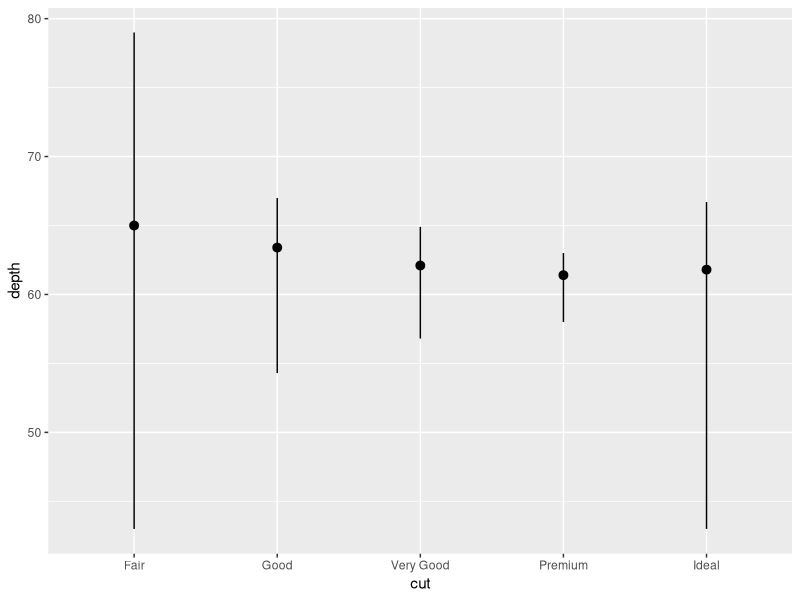
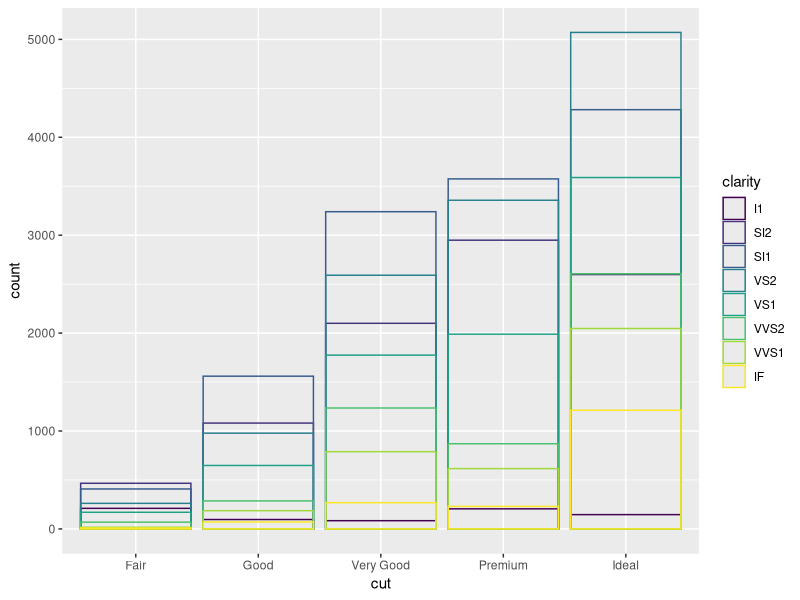
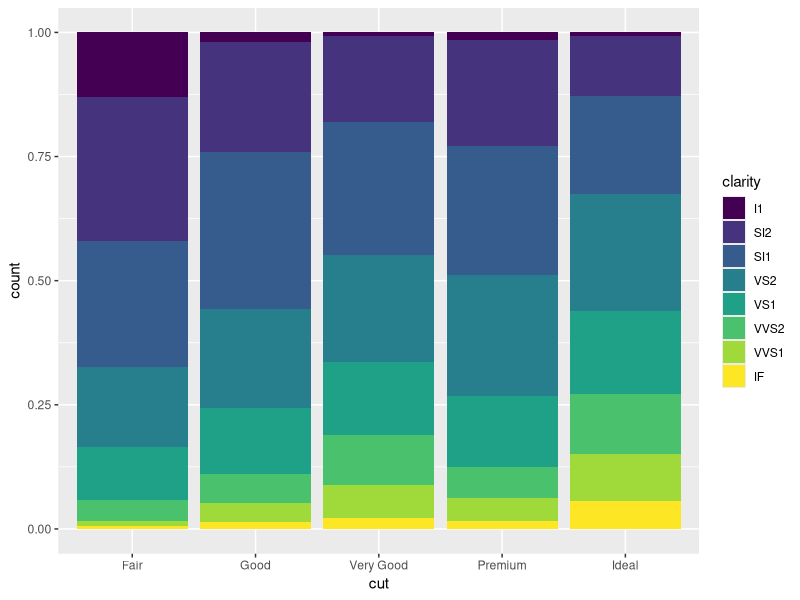
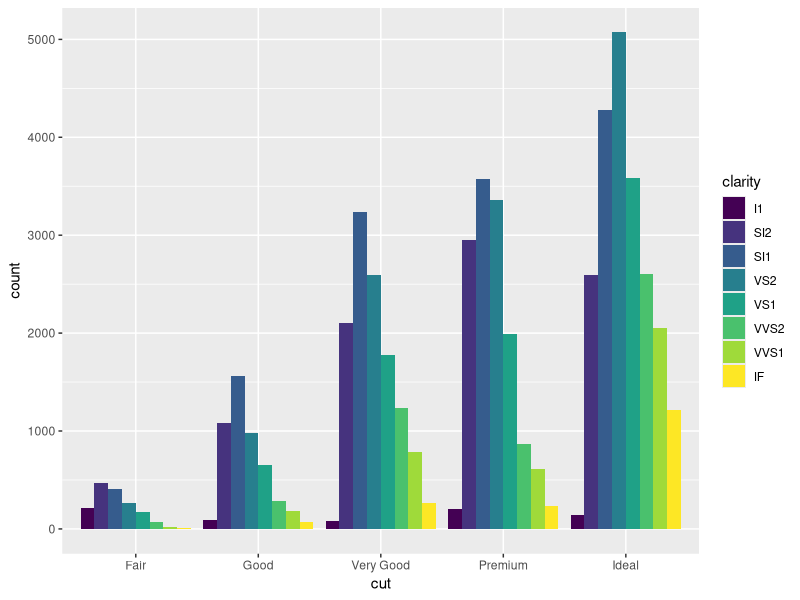
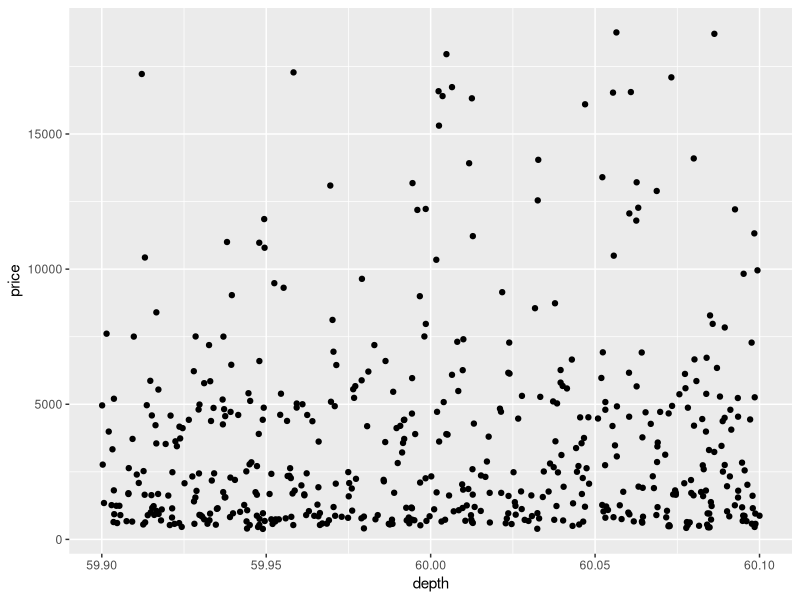
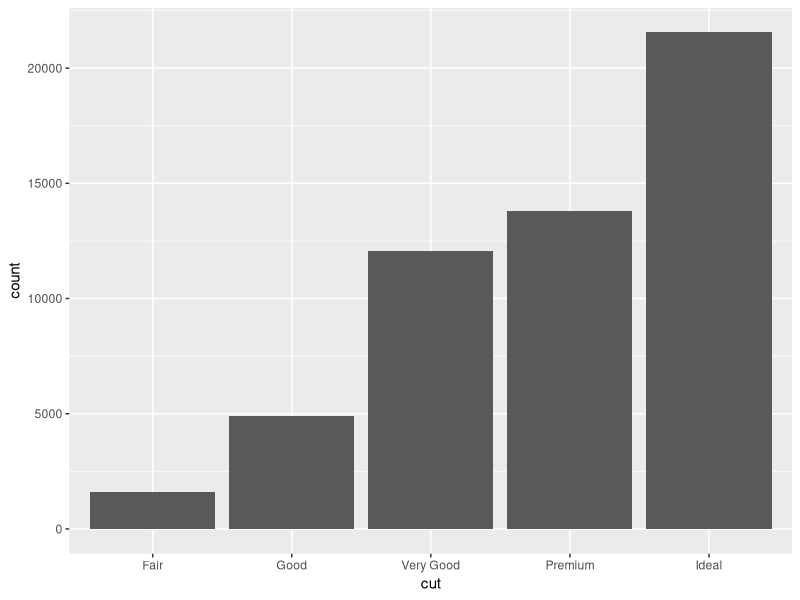
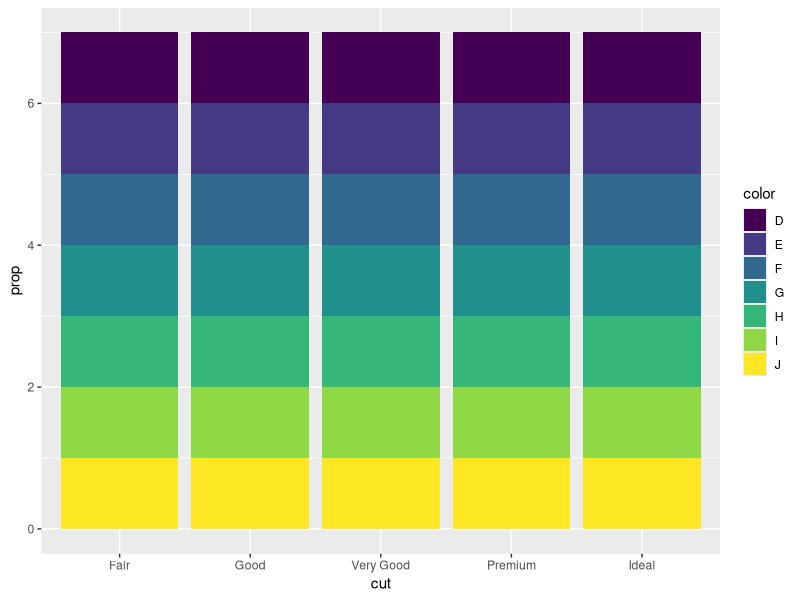
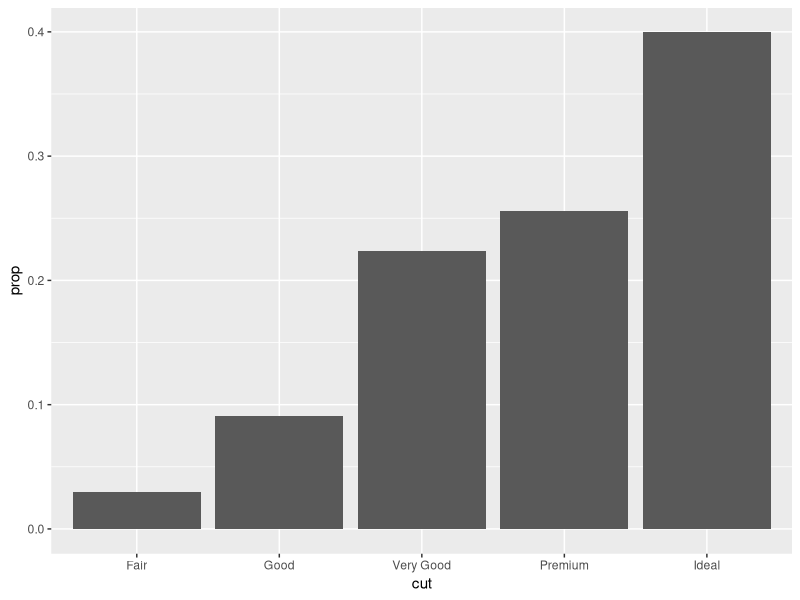

Recreate these plots in R, in order.
## ---- chunk 1
knitr::opts_chunk$set(echo = TRUE)
require(ggplot2)
require(dplyr)
require(scales)
## ---- chunk 2
ggplot2::diamonds
## ---- chunk 3
ggplot(data = diamonds) +
  stat_summary(
    mapping = aes(x = cut, y = depth),
    fun.ymin = min,
    fun.ymax = max,
    fun.y = median
  )
## ---- chunk 4
# Max value is less than default stack position
ggplot(diamonds, mapping = aes(x = cut)) +
  # geom_bar(mapping = aes(fill = clarity), alpha = 2/5, position = "identity")
  geom_bar(mapping = aes(color = clarity), fill = NA, position = "identity")
## ---- chunk 5
base_plot <- ggplot(diamonds, mapping = aes(x = cut))
base_plot + geom_bar(mapping = aes(fill = clarity), position = "fill")
                                    # Easy for proportions comparing
base_plot + geom_bar(mapping = aes(fill = clarity), position = "dodge")
                                    # Separate overlapping objects
## ---- chunk 6
ggplot(diamonds) +
  # geom_point(mapping = aes(x = depth, y = price))
                                    # Many points around depth of 60 overlapped
  # geom_point(data = filter(diamonds, depth == 60), mapping = aes(x = depth, y = price))
                                    # Still hard to see where the mass of data is
  # geom_point(data = filter(diamonds, depth == 60), mapping = aes(x = depth, y = price), position = "jitter")
                                    # Spreads 511 points out making points receive random noises
  geom_jitter(data = filter(diamonds, depth == 60), mapping = aes(x = depth, y = price), width = 0.1)
                                    # Make the total spread to be 0.2 around 60
cat("Filtered Result Rows:", NROW(filter(diamonds, depth == 60)))
diamonds %>% filter(depth == 60) %>% count(cut)
## ---- chunk 7
(
  ggplot(data = diamonds) +
    geom_bar(mapping = aes(x = cut, y = ..count..))
    # geom_bar(mapping = aes(x = cut))  # Implicit Count Computing
    # Error: binwidth is not supported in bar_graph ↓
    # geom_bar(mapping = aes(x = cut), binwidth = 30)
    # stat_count(mapping = aes(x = cut))       # count transformation under the hood
)
## ---- chunk 8
(
  ggplot(diamonds) +
    # geom_bar(mapping = aes(x = cut, y = ..prop..))
    # Groupwise Proportion will make it work on default grouping strategy
    # which is grouped by color variable, in this data case
    geom_bar(mapping = aes(x = cut, y = ..prop.., fill = color))
    # Test if the color variable used as group definition
)
(
  ggplot(diamonds) +
    # disable all grouping strategy, makes ggplot take
    # the whole dataset as one group
    geom_bar(mapping = aes(x = cut, y = ..prop.., group = 1))
)
## ---- chunk 9
(
  ggplot(diamonds) +
    # geom_bar(mapping = aes(x = cut, y = ..count.., fill = clarity), position = "stack")
    geom_bar(mapping = aes(x = cut, y = ..count.., fill = clarity))
    # stack is default position in geom_bar function
)
(
  ggplot(diamonds) +
    geom_bar(mapping = aes(x = cut, y = ..prop.., fill = clarity, group = 1), position = "stack")
    # position does not work in proportion plot
)
## ---- chunk 10
ggplot(diamonds) +
  geom_bar(mapping = aes(x = cut, color = cut)) # Color a bar chart
ggplot(diamonds) +
  geom_bar(mapping = aes(x = cut, fill = cut))  # Fill a bar chart
## ---- chunk 11
(demo_small_table <- tibble::tribble(
  ~cut,         ~freq,
  "Fair",       1000,      # Key in a table should be unique for `identity stat`
  "Good",       2000,
  "Very Good",  3000,
  "Premium",    4000,
  "Ideal",      5000
))
ggplot(data = demo_small_table) +
  geom_bar(mapping = aes(x = cut, y = freq), stat = "identity")
## ---- chunk 12
ggplot(data = diamonds)+
  geom_histogram(mapping = aes(price, fill = cut), binwidth = 500)
# Get the tabular form data for continuous data
count(diamonds, cut_width(price, width = 500))
## ---- chunk 13
ggplot(diamonds) +
  geom_histogram(aes(x = price, fill = cut), bins = 30)
## ---- chunk 14
ggplot(diamonds) +
  geom_freqpoly(aes(x = price, color = cut), bins = 30)
## ---- chunk 15
bar <- ggplot(diamonds) +
  geom_bar(
    mapping = aes(x = cut, fill = cut),
    show.legend = FALSE,     # Because x-axis has represented meanings of each bar
    width = 1
  )
bar <- bar + theme(aspect.ratio = 1)   # Set aspect ratio of the panel to the picture
(bar <- bar + labs(x = NULL, y = NULL))
bar + coord_flip()
bar + coord_polar()
## ---- chunk 16
(bar_plot <-
   ggplot(diamonds, mapping = aes(x = "", fill = clarity)) +
   geom_bar(width = 1))
bar_plot + coord_polar(theta = "y")
bar_plot + coord_polar(theta = "x")
## ---- chunk 17
(price_vs_carat <- ggplot(data = diamonds, mapping = aes(x = carat, y = price)) +
  geom_point())
price_vs_carat + 
  scale_x_log10(
    breaks = trans_breaks("log10", function(x)  10 ^ x),
    labels = trans_format("log10", math_format(10 ^ .x))
  ) + 
  scale_y_log10(
    breaks = trans_breaks("log10", function(x)  10 ^ x),
    labels = trans_format("log10", math_format(10 ^ .x))
  ) + geom_smooth(method = "lm")
price_vs_carat + coord_trans(x = "log10", y = "log10")
price_vs_carat + scale_x_log10() + scale_y_log10() + geom_smooth(method = "lm") + coord_polar()
